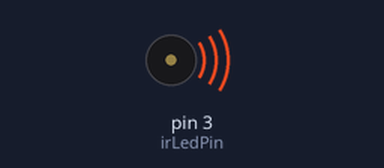
Bench run of a sketch on a simulated Arduino Uno, built with avr-gcc and run on an emulated ATmega328P. On the bench: buzzer (waves = sounding).

Above: at 0.1 s.
Timing chart, 0 to 1.6 s (numbered marks = the images above):
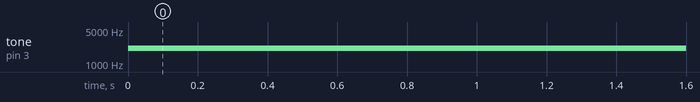

The sketch:

TransmitterSide.ino
```cpp
int irLedPin = 3;

void setup() {
  // put your setup code here, to run once:
  pinMode(irLedPin, OUTPUT);
}

void loop() {
  // put your main code here, to run repeatedly:
  // Generate square wave w/ f = 2125Hz
  tone(irLedPin, 2125);
  // delay(1000);

  // noTone(irLedPin);
}
```

Measured:
- by itself, tone on pin 3 (irLedPin): silent → 2125 Hz at 0.00 s
